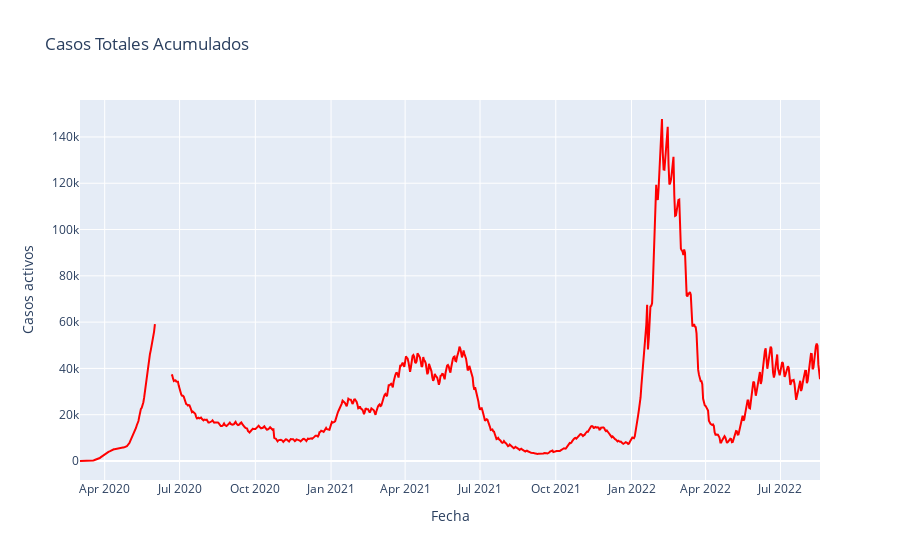

The notebook cell this image was saved under:
### Code cell
get_linetotal(dataTotal)

### Figure 1 — Plotly figure (JSON) as saved in the notebook; plotly's stock layout.template omitted (floating-point values rounded to 4 significant figures; data arrays with more than 128 entries replaced by an {"elided": "..."} marker saying what was removed)
{"data": [{"hovertemplate": "Fecha=%{x}<br>Casos activos=%{y}<extra></extra>", "legendgroup": "", "line": {"color": "red", "dash": "solid"}, "marker": {"symbol": "circle"}, "mode": "lines", "name": "", "orientation": "v", "showlegend": false, "type": "scatter", "x": {"elided": "900 str values"}, "xaxis": "x", "y": {"elided": "900 int values"}, "yaxis": "y"}], "layout": {"autosize": true, "legend": {"tracegroupgap": 0}, "title": {"text": "Casos Totales Acumulados"}, "xaxis": {"anchor": "y", "autorange": true, "domain": [0, 1], "range": ["2020-03-02", "2022-08-18"], "title": {"text": "Fecha"}, "type": "date"}, "yaxis": {"anchor": "x", "autorange": true, "domain": [0, 1], "range": [-8207.0, 156000.0], "title": {"text": "Casos activos"}, "type": "linear"}}}
